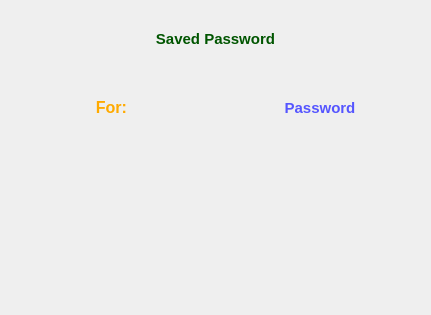
<?xml version="1.0" encoding="UTF-8"?>
<ui version="4.0">
 <class>Dialog</class>
 <widget class="QDialog" name="Dialog">
  <property name="geometry">
   <rect>
    <x>0</x>
    <y>0</y>
    <width>431</width>
    <height>315</height>
   </rect>
  </property>
  <property name="windowTitle">
   <string>Dialog</string>
  </property>
  <widget class="QWidget" name="verticalLayoutWidget">
   <property name="geometry">
    <rect>
     <x>10</x>
     <y>8</y>
     <width>411</width>
     <height>131</height>
    </rect>
   </property>
   <layout class="QVBoxLayout" name="verticalLayout_2">
    <item>
     <widget class="QLabel" name="label">
      <property name="text">
       <string>&lt;html&gt;&lt;head/&gt;&lt;body&gt;&lt;p align=&quot;center&quot;&gt;&lt;span style=&quot; font-size:11pt; font-weight:700; color:#005500;&quot;&gt;Saved Password&lt;/span&gt;&lt;/p&gt;&lt;/body&gt;&lt;/html&gt;</string>
      </property>
     </widget>
    </item>
    <item>
     <layout class="QHBoxLayout" name="horizontalLayout_2">
      <item>
       <widget class="QLabel" name="label_3">
        <property name="text">
         <string>&lt;html&gt;&lt;head/&gt;&lt;body&gt;&lt;p align=&quot;center&quot;&gt;&lt;span style=&quot; font-size:12pt; font-weight:700; color:#ffaa00;&quot;&gt;For:&lt;/span&gt;&lt;/p&gt;&lt;/body&gt;&lt;/html&gt;</string>
        </property>
       </widget>
      </item>
      <item>
       <widget class="QLabel" name="label_2">
        <property name="text">
         <string>&lt;html&gt;&lt;head/&gt;&lt;body&gt;&lt;p align=&quot;center&quot;&gt;&lt;span style=&quot; font-size:11pt; font-weight:700; color:#5555ff;&quot;&gt;Password&lt;/span&gt;&lt;/p&gt;&lt;/body&gt;&lt;/html&gt;</string>
        </property>
       </widget>
      </item>
     </layout>
    </item>
   </layout>
  </widget>
 </widget>
 <resources/>
 <connections/>
</ui>
